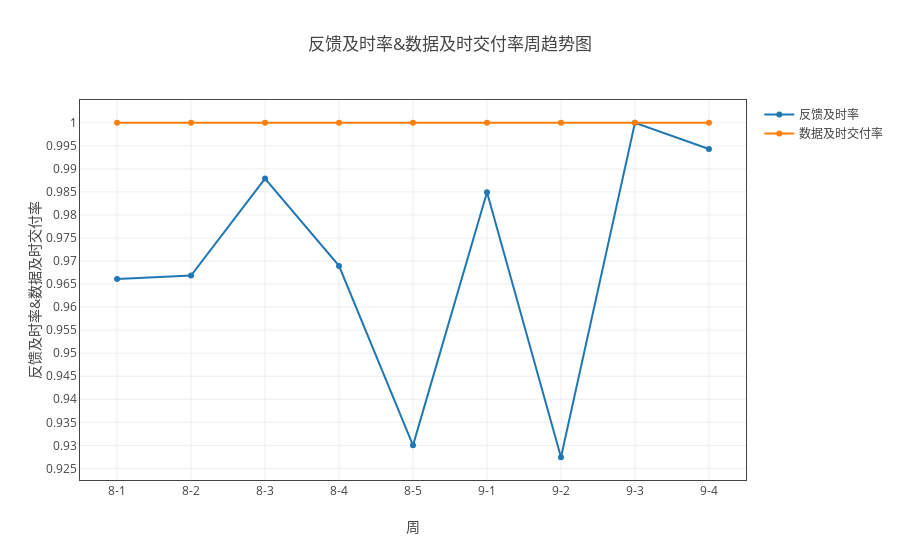
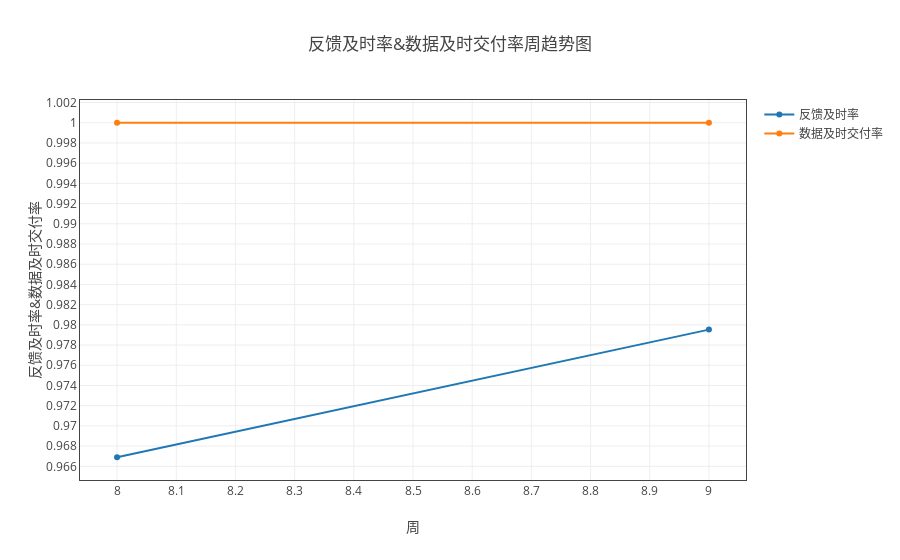

The notebook cell these images were saved under, in order:
### Markdown cell above
#### 反馈及时率和数据交付及时率

### Code cell
ss = myModule.format(all_df1 ,"日期（格式“月-周次”）" ,['及时反馈数','下机批次数','数据及时交付数','数据交付总数'])
tt = ss.get_total_ratio([['反馈及时率' ,'及时反馈数' , '下机批次数','/'], 
                    ['数据及时交付率','数据及时交付数','数据交付总数','/']])
myModule.myPlot(tt).plot('line')

ss = myModule.format(all_df1 ,"month" ,['及时反馈数','下机批次数','数据及时交付数','数据交付总数'])
tt = ss.get_total_ratio([['反馈及时率' ,'及时反馈数' , '下机批次数','/'], 
                    ['数据及时交付率','数据及时交付数','数据交付总数','/']])
myModule.myPlot(tt).plot('line')

### Figure 1 — Plotly figure (JSON) as saved in the notebook; plotly's stock layout.template omitted (floating-point values rounded to 4 significant figures)
{"data": [{"name": "反馈及时率", "type": "scatter", "uid": "6bc653c8-caca-11e8-8d03-a81e84e6c740", "x": ["8-1", "8-2", "8-3", "8-4", "8-5", "9-1", "9-2", "9-3", "9-4"], "y": [0.9661, 0.9669, 0.9879, 0.9689, 0.93, 0.9849, 0.9274, 1, 0.9943]}, {"name": "数据及时交付率", "type": "scatter", "uid": "6bc65904-caca-11e8-8d03-a81e84e6c740", "x": ["8-1", "8-2", "8-3", "8-4", "8-5", "9-1", "9-2", "9-3", "9-4"], "y": [1, 1, 1, 1, 1, 1, 1, 1, 1]}], "layout": {"title": "反馈及时率&数据及时交付率周趋势图", "xaxis": {"mirror": "all", "nticks": 20, "showgrid": true, "showline": true, "title": "周", "zeroline": true}, "yaxis": {"mirror": "all", "nticks": 20, "showgrid": true, "showline": true, "title": "反馈及时率&数据及时交付率", "zeroline": true}}}

### Figure 2 — Plotly figure (JSON) as saved in the notebook; plotly's stock layout.template omitted (floating-point values rounded to 4 significant figures)
{"data": [{"name": "反馈及时率", "type": "scatter", "uid": "6bd2d97c-caca-11e8-8d03-a81e84e6c740", "x": [8, 9], "y": [0.9669, 0.9795]}, {"name": "数据及时交付率", "type": "scatter", "uid": "6bd2dcc4-caca-11e8-8d03-a81e84e6c740", "x": [8, 9], "y": [1, 1]}], "layout": {"title": "反馈及时率&数据及时交付率周趋势图", "xaxis": {"mirror": "all", "nticks": 20, "showgrid": true, "showline": true, "title": "周", "zeroline": true}, "yaxis": {"mirror": "all", "nticks": 20, "showgrid": true, "showline": true, "title": "反馈及时率&数据及时交付率", "zeroline": true}}}
